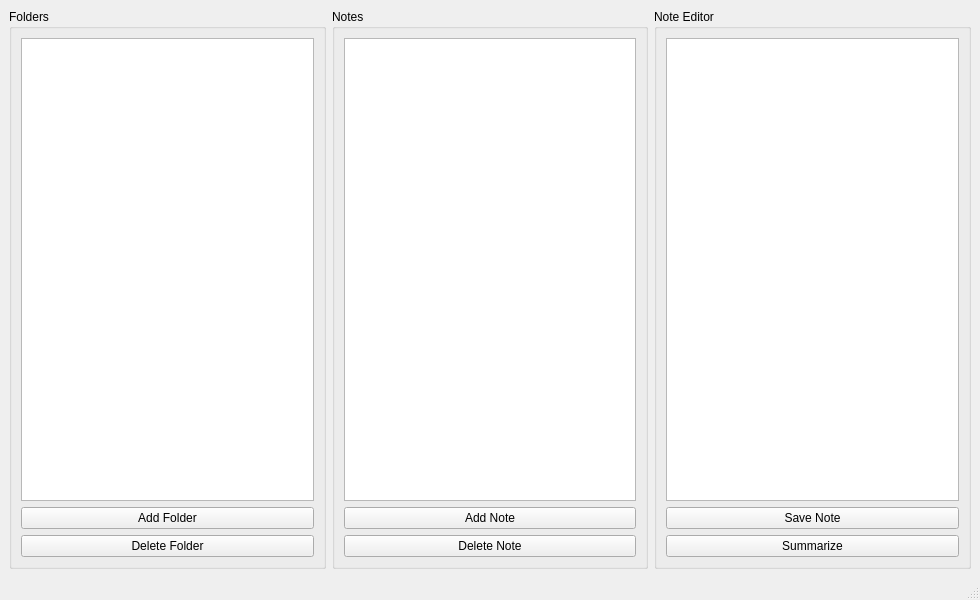
<?xml version="1.0" encoding="UTF-8"?>
<ui version="4.0">
 <class>MainWindow</class>
 <widget class="QMainWindow" name="MainWindow">
  <property name="geometry">
   <rect>
    <x>0</x>
    <y>0</y>
    <width>980</width>
    <height>600</height>
   </rect>
  </property>
  <property name="windowTitle">
   <string>Note Manager</string>
  </property>
  <widget class="QWidget" name="centralwidget">
   <layout class="QHBoxLayout" name="horizontalLayout">
    <item>
     <widget class="QGroupBox" name="folderGroupBox">
      <property name="title">
       <string>Folders</string>
      </property>
      <layout class="QVBoxLayout" name="verticalLayout_1">
       <item>
        <widget class="QListWidget" name="folderList"/>
       </item>
       <item>
        <widget class="QPushButton" name="addFolderButton">
         <property name="text">
          <string>Add Folder</string>
         </property>
        </widget>
       </item>
       <item>
        <widget class="QPushButton" name="deleteFolderButton">
         <property name="text">
          <string>Delete Folder</string>
         </property>
        </widget>
       </item>
      </layout>
     </widget>
    </item>
    <item>
     <widget class="QGroupBox" name="noteGroupBox">
      <property name="title">
       <string>Notes</string>
      </property>
      <layout class="QVBoxLayout" name="verticalLayout_2">
       <item>
        <widget class="QListWidget" name="noteList"/>
       </item>
       <item>
        <widget class="QPushButton" name="addNoteButton">
         <property name="text">
          <string>Add Note</string>
         </property>
        </widget>
       </item>
       <item>
        <widget class="QPushButton" name="deleteNoteButton">
         <property name="text">
          <string>Delete Note</string>
         </property>
        </widget>
       </item>
      </layout>
     </widget>
    </item>
    <item>
     <widget class="QGroupBox" name="editorGroupBox">
      <property name="title">
       <string>Note Editor</string>
      </property>
      <layout class="QVBoxLayout" name="verticalLayout_3">
       <item>
        <widget class="QTextEdit" name="noteEditor"/>
       </item>
       <item>
        <widget class="QPushButton" name="saveNoteButton">
         <property name="text">
          <string>Save Note</string>
         </property>
        </widget>
       </item>
       <item>
        <widget class="QPushButton" name="summarizeButton">
         <property name="text">
          <string>Summarize</string>
         </property>
        </widget>
       </item>
      </layout>
     </widget>
    </item>
   </layout>
  </widget>
  <widget class="QMenuBar" name="menubar">
   <property name="geometry">
    <rect>
     <x>0</x>
     <y>0</y>
     <width>980</width>
     <height>21</height>
    </rect>
   </property>
  </widget>
  <widget class="QStatusBar" name="statusbar"/>
 </widget>
 <resources/>
 <connections/>
</ui>
